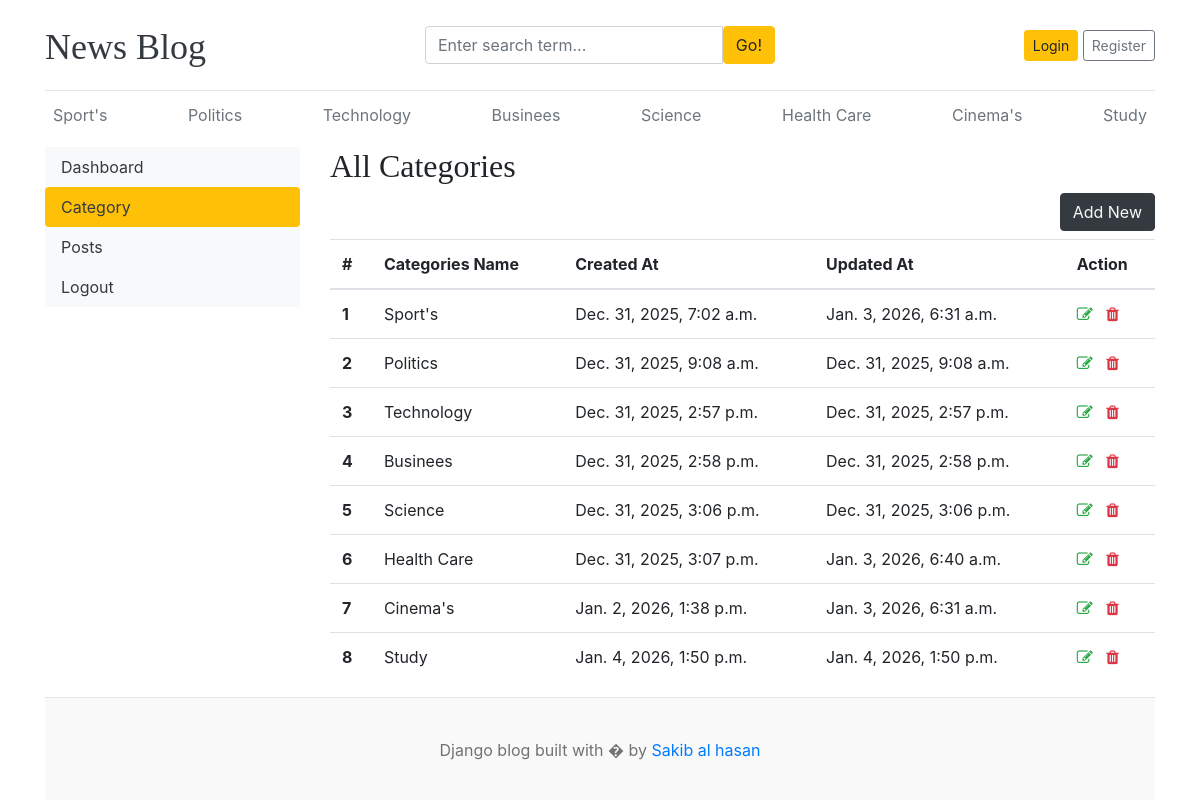
/dashboard/categories/, run on the app's committed database.
### blogs/models.py (models this page shows)
class Category(models.Model):
    category_name = models.CharField(max_length=100, unique=True)
    created_at = models.DateTimeField(auto_now_add=True)
    updated_at = models.DateTimeField(auto_now=True)
    class Meta:
        verbose_name = 'Category'
        verbose_name_plural = 'Categories'
    def __str__(self):
        return self.category_name

### dashboard/views.py (the view)
# urls.py: path('categories/', views.categories, name='categories'),
def categories(request):
    return render(request, 'dashboard/categories.html')

### blogs/context_processors.py (called while the page is built)
def get_categories(request):
    categories = Category.objects.all()
    return dict(categories=categories)

def get_social_link(request):
    social_links = SocialLink.objects.all()
    return dict(social_links=social_links)

### templates/dashboard/categories.html (shortened to what this page needs)
{% extends "base.html" %}
{% block content %}
<div class="row">
    {% include "dashboard/sidebar.html" %}
    <div class="col-md-9">
        <h2>All Categories</h2>
        <a href="{% url 'add_category' %}" class="btn btn-dark text-light float-right mb-2" >Add New</a>
        <table class="table table-hover">
            <thead>
                <tr>
                    <th>#</th>
                    <th>Categories Name</th>
                    <th>Created At</th>
                    <th>Updated At</th>
                    <th>Action</th>
                </tr>
            </thead>
            <tbody>
                {% for cat in categories %}
                <tr>
                    <th>{{ forloop.counter }}</th>
                    <td>{{ cat }}</td>
                    <td>{{ cat.created_at }}</td>
                    <td>{{ cat.updated_at }}</td>
                    <td>
                        <a href="{% url 'edit_category' cat.id %}"><i class="fa fa-edit text-success"></i></a>
                        <a href="{% url 'delete_category' cat.id %}"><i class="fa fa-trash text-danger"></i></a>
                    </td>
                </tr>
                {% endfor %}
            </tbody>
        </table>
    </div>
</div>
{% endblock content %}

### templates/base.html (shortened to what this page needs)
{% load static %}
<!DOCTYPE html>
<html lang="en">
<head>
    <link href="https://getbootstrap.com/docs/4.0/dist/css/bootstrap.min.css" rel="stylesheet">
    <link href="{% static 'css/blog.css' %}" rel="stylesheet">
    <link rel="stylesheet" href="https://cdnjs.cloudflare.com/ajax/libs/font-awesome/4.7.0/css/font-awesome.min.css">
</head>
<body>
    <div class="container">
        <header class="blog-header py-3">
            <div class="row flex-nowrap justify-content-between align-items-center">
                <div class="col-4 pt-1">
                    <a class="blog-header-logo text-dark" href="/">News Blog</a>
                </div>
                <div class="col-4">
                    <form action="{% url 'search' %}" method="GET">
                        <div class="input-group">
                            <input class="form-control" name="keyword" value="{{ keyword }}" type="text" placeholder="Enter search term..." aria-label="Enter search term..." aria-describedby="button-search" />
                            <button class="btn btn-warning" id="button-search" type="submit">Go!</button>
                        </div>
                    </form>
                </div>
                <div class="col-4 d-flex justify-content-end align-items-center">
                    {% if not user.is_authenticated %}
                    <a class="btn btn-sm btn-warning" href="{% url 'login' %}">Login</a> &nbsp;
                    <a class="btn btn-sm btn-outline-secondary" href="{% url 'register' %}">Register</a>
                    {% else %}
                    <span><a href="{% url 'dashboard' %}">Dashboard</a></span>
                    &emsp;
                    <span><a href="{% url 'logout' %}">Logout</a></span>
                    {% endif %}
                </div>
            </div>
        </header>
        <div class="nav-scroller py-1 mb-2">
            <nav class="nav d-flex justify-content-between">
                {% for category in categories %}
                <a class="p-2 text-muted" href="{% url 'posts_by_category' category.id %}">{{ category.category_name }}</a>
                {% endfor %}
            </nav>
        </div>
        {% block content %}
        {% endblock content %}
        <footer class="blog-footer">
            <p>Django blog built with � by <a href="#">Sakib al hasan</a></p>
        </footer>
</body>
</html>

### project_main/static/css/blog.css (style rules this page uses)
.blog-header { border-bottom: 1px solid #e5e5e5; }
.blog-header-logo { font-family: "Playfair Display", Georgia, "Times New Roman", serif; font-size: 2.25rem; }
h1, h2, h3, h4, h5, h6 { font-family: "Playfair Display", Georgia, "Times New Roman", serif; }
.blog-footer { padding: 2.5rem 0; color: #727272; text-align: center; background-color: #f9f9f9; border-top: .05rem solid #e5e5e5; }
.blog-footer p:last-child { margin-bottom: 0; }

### data on the page
Category: category_name "Sport's", created_at "Dec. 31, 2025, 7:02 a.m.", updated_at "Jan. 3, 2026, 6:31 a.m."
Category: category_name "Politics", created_at "Dec. 31, 2025, 9:08 a.m.", updated_at "Dec. 31, 2025, 9:08 a.m."
Category: category_name "Technology", created_at "Dec. 31, 2025, 2:57 p.m.", updated_at "Dec. 31, 2025, 2:57 p.m."
Category: category_name "Businees", created_at "Dec. 31, 2025, 2:58 p.m.", updated_at "Dec. 31, 2025, 2:58 p.m."
Category: category_name "Science", created_at "Dec. 31, 2025, 3:06 p.m.", updated_at "Dec. 31, 2025, 3:06 p.m."
Category: category_name "Health Care", created_at "Dec. 31, 2025, 3:07 p.m.", updated_at "Jan. 3, 2026, 6:40 a.m."
Category: category_name "Cinema's", created_at "Jan. 2, 2026, 1:38 p.m.", updated_at "Jan. 3, 2026, 6:31 a.m."
Category: category_name "Study", created_at "Jan. 4, 2026, 1:50 p.m.", updated_at "Jan. 4, 2026, 1:50 p.m."
